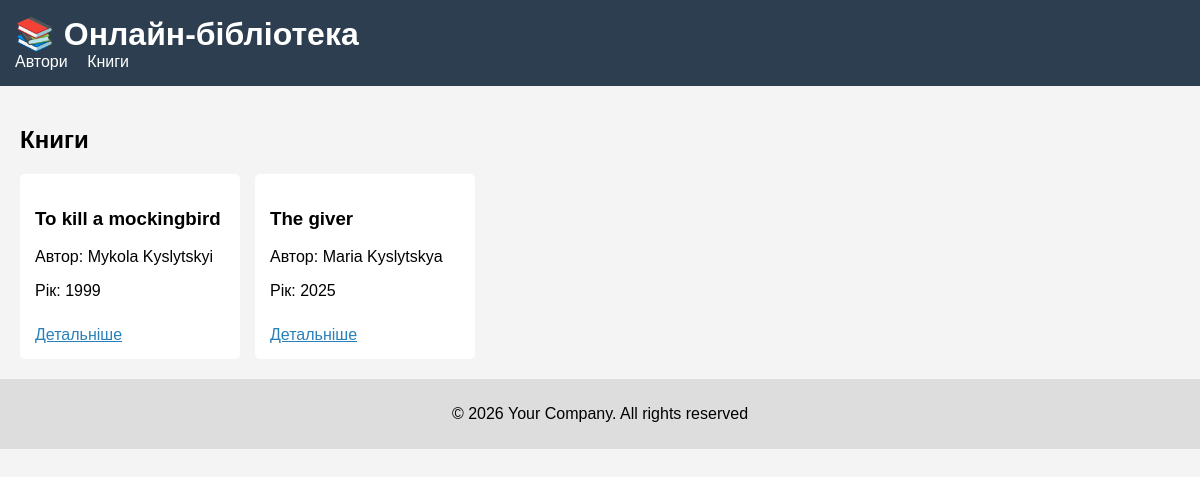
The page /books/ on the database its author committed.
### library/models.py (models this page shows, shortened)
class Book(models.Model):
    STATUS_CHOICES = (
        ('available', 'Available'),
        ('borrowed', 'Borrowed'),
        ('archived', 'Archived'),
    )
    title = models.CharField(max_length=255)
    author = models.ForeignKey(
        Author,
        on_delete=models.CASCADE,
        related_name='books'
    )
    description = models.TextField(blank=True)
    published_year = models.PositiveIntegerField()
    pages = models.PositiveIntegerField()
    cover = models.ImageField(
        upload_to='books/',
        blank=True,
        null=True
    )
    status = models.CharField(
        max_length=20,
        choices=STATUS_CHOICES,
        default='available'
    )
    created_at = models.DateTimeField(auto_now_add=True)

class Author(models.Model):
    first_name = models.CharField(max_length=100)
    last_name = models.CharField(max_length=100)
    birth_year = models.PositiveIntegerField(null=True, blank=True)
    photo = models.ImageField(
        upload_to='authors/',
        blank=True,
        null=True
    )
    def __str__(self):
        return f"{self.first_name} {self.last_name}"

### library/views.py (the view)
# urls.py: path('books/', views.book_list, name='book_list'),
def book_list(request):
    books = Book.objects.select_related('author')
    return render(request, 'library/book_list.html', {'books': books})

### library/templates/library/book_list.html
{% extends 'library/base.html' %}
{% block content %}
<h2>Книги</h2>
<div class="grid">
    {% for book in books %}
        <div class="card">
            <h3>{{ book.title }}</h3>
            <p>Автор: {{ book.author }}</p>
            <p>Рік: {{ book.published_year }}</p>
            <a href="{% url 'book_detail' book.pk %}">Детальніше</a>
        </div>
    {% endfor %}
</div>
{% endblock %}

### library/static/library/css/style.css (style rules this page uses)
body { font-family: Arial, sans-serif; margin: 0; background: #f4f4f4; }
.grid { display: grid; grid-template-columns: repeat(auto-fill, minmax(220px, 1fr)); gap: 15px; }
.card { background: white; padding: 15px; border-radius: 5px; }
.card a { display: inline-block; margin-top: 10px; color: #2980b9; }

### rows shown on the page
Book: title "To kill a mockingbird", author "Mykola Kyslytskyi", published_year "1999"
Book: title "The giver", author "Maria Kyslytskya", published_year "2025"
